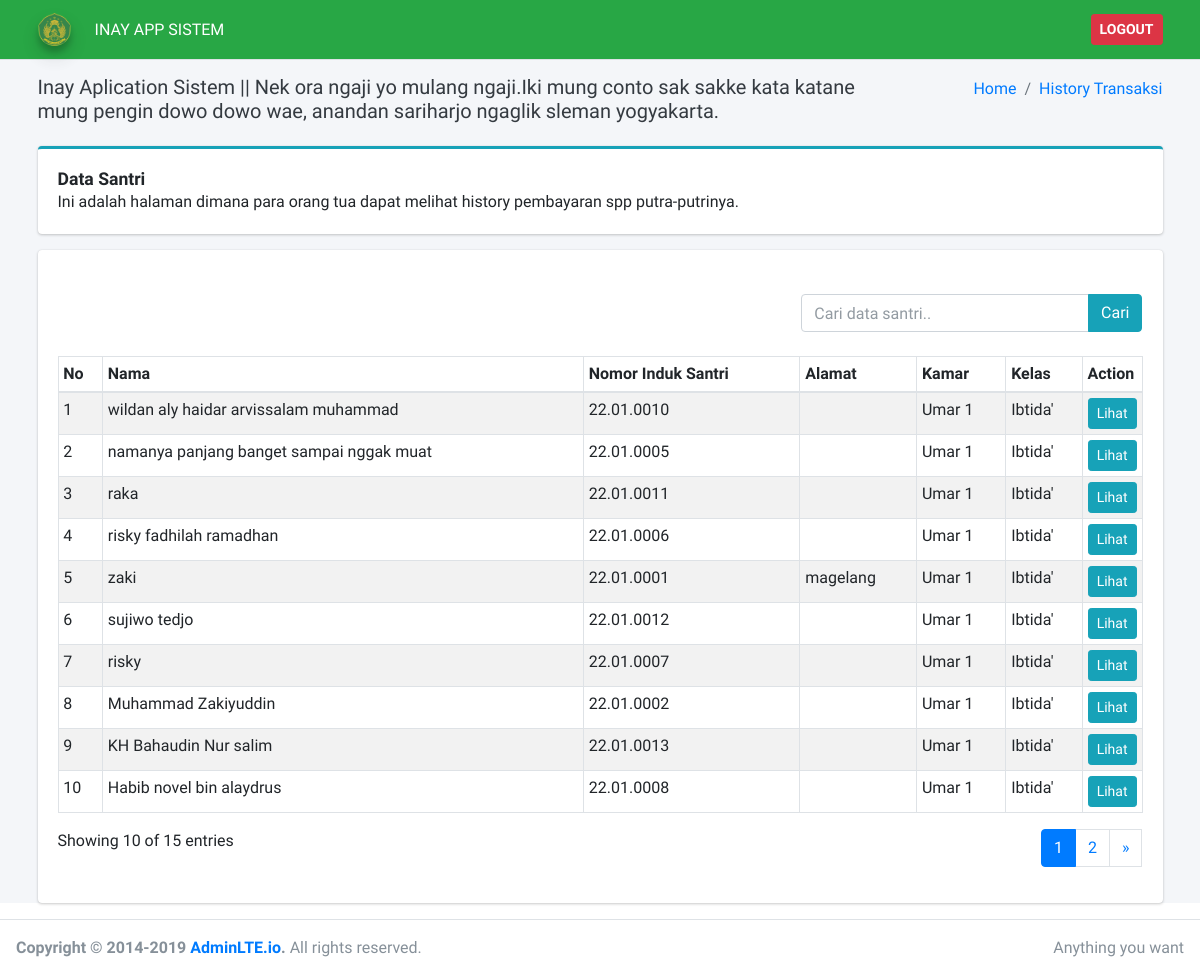
The page /index.php/dashboard_tamu on the database as committed earlier.
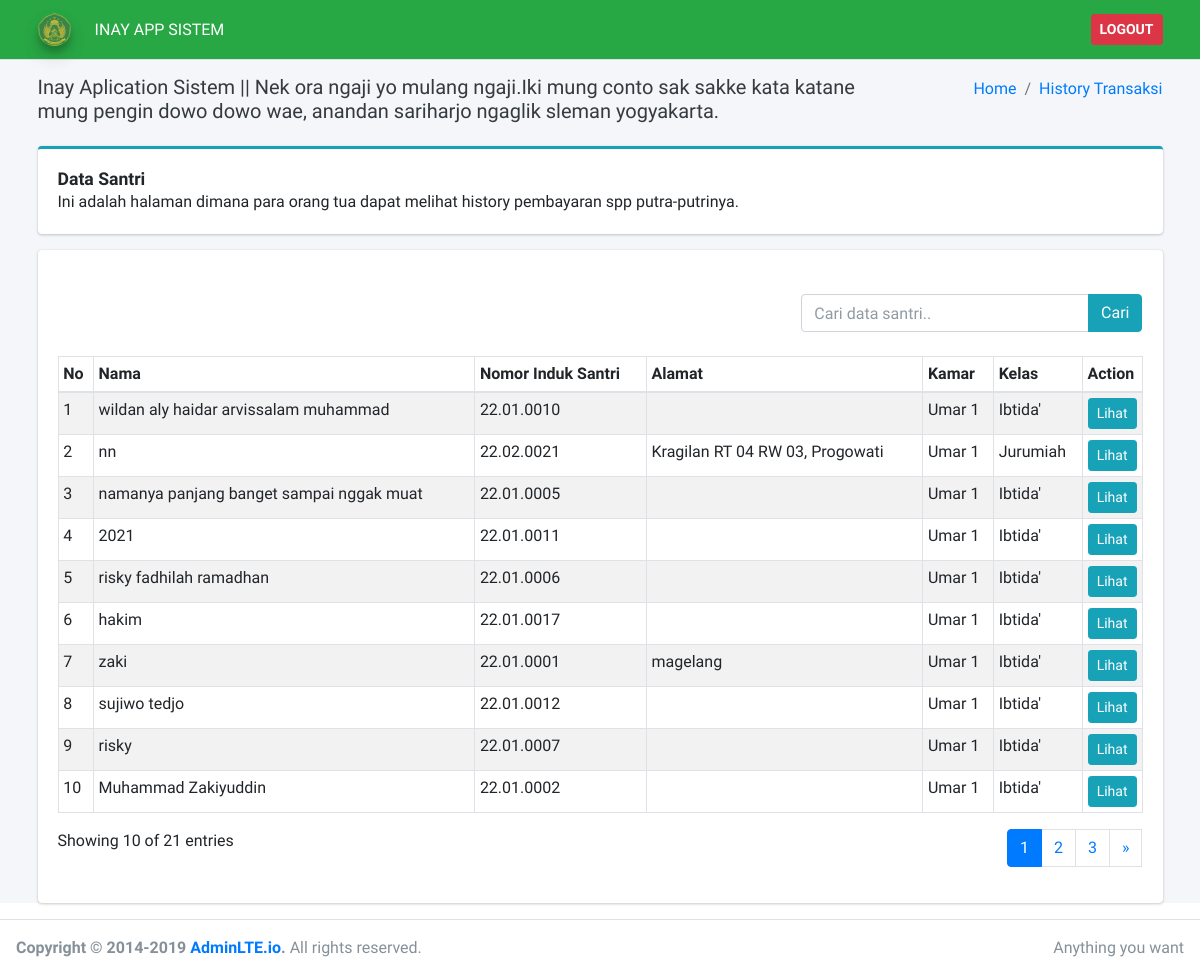
The same page on the database as committed later.
### tables this page shows
CREATE TABLE `tb_data_santri` (
  `id` int(11) NOT NULL,
  `nama` varchar(200) NOT NULL,
  `nis` varchar(20) NOT NULL,
  `tgl_lahir` date DEFAULT NULL,
  `alamat` varchar(200) NOT NULL,
  `jenis_kelamin` enum('L','P') NOT NULL,
  `id_kamar` int(11) NOT NULL,
  `id_kelas` int(11) NOT NULL,
  `no_hp` varchar(20) NOT NULL,
  `password` varchar(20) NOT NULL,
  `tgl_masuk` date DEFAULT NULL,
  `status` enum('1','2','3','4') NOT NULL DEFAULT '1',
  `foto` varchar(200) NOT NULL
);

CREATE TABLE `tb_kamar` (
  `id_kamar` int(11) NOT NULL,
  `nama_kamar` varchar(200) NOT NULL
);

CREATE TABLE `tb_kelas` (
  `id_kelas` int(11) NOT NULL,
  `nama_kelas` varchar(100) NOT NULL
);

### index.php (called while the page is built, shortened)
<?php
require_once BASEPATH.'core/CodeIgniter.php';

### application/config/config.php (called while the page is built, shortened)
<?php
$config['base_url'] = 'http://localhost/spp_inay/';
$config['index_page'] = '';
$config['uri_protocol']    = 'REQUEST_URI';
$config['url_suffix'] = '';
$config['language']    = 'english';
$config['charset'] = 'UTF-8';
$config['enable_hooks'] = FALSE;
$config['subclass_prefix'] = 'MY_';
$config['composer_autoload'] = FALSE;
$config['permitted_uri_chars'] = 'a-z 0-9~%.:_\-';
$config['enable_query_strings'] = FALSE;
$config['controller_trigger'] = 'c';
$config['function_trigger'] = 'm';
$config['directory_trigger'] = 'd';
$config['allow_get_array'] = TRUE;
$config['log_threshold'] = 0;
$config['log_path'] = '';
$config['log_file_extension'] = '';
$config['log_file_permissions'] = 0644;
$config['log_date_format'] = 'Y-m-d H:i:s';
$config['error_views_path'] = '';
$config['cache_path'] = '';
$config['cache_query_string'] = FALSE;
$config['encryption_key'] = '';
$config['sess_driver'] = 'files';
$config['sess_cookie_name'] = 'ci_session';
$config['sess_expiration'] = 7200;
$config['sess_save_path'] = NULL;
$config['sess_match_ip'] = FALSE;
$config['sess_time_to_update'] = 300;
$config['sess_regenerate_destroy'] = FALSE;
$config['cookie_prefix']    = '';
$config['cookie_domain']    = '';
$config['cookie_path']        = '/';
$config['cookie_secure']    = FALSE;
$config['cookie_httponly']     = FALSE;
$config['standardize_newlines'] = FALSE;
$config['global_xss_filtering'] = FALSE;
$config['csrf_protection'] = FALSE;
$config['csrf_token_name'] = 'csrf_test_name';
$config['csrf_cookie_name'] = 'csrf_cookie_name';
$config['csrf_expire'] = 7200;
$config['csrf_regenerate'] = TRUE;
$config['csrf_exclude_uris'] = array();
$config['compress_output'] = FALSE;
$config['time_reference'] = 'local';
$config['rewrite_short_tags'] = FALSE;
$config['proxy_ips'] = '';

### application/models/m_data_santri.php (called while the page is built, shortened)
<?php
class m_data_santri extends CI_Model
{
	public function get_all_data($limit, $start)
	{
		$this->db->join('tb_kamar', 'tb_kamar.id_kamar = tb_data_santri.id_kamar');
		$this->db->join('tb_kelas', 'tb_kelas.id_kelas = tb_data_santri.id_kelas');
		$this->db->order_by('nama_kamar', 'ASC');
		return $this->db->get('tb_data_santri', $limit, $start)->result();
	}
	public function count_search_data()
	{
		$keyword = $this->input->post('keyword');
		$this->db->join('tb_kamar', 'tb_kamar.id_kamar = tb_data_santri.id_kamar');
		$this->db->join('tb_kelas', 'tb_kelas.id_kelas = tb_data_santri.id_kelas');
		$this->db->like('nama', $keyword);
		$this->db->or_like('alamat', $keyword);
		$this->db->or_like('nama_kamar', $keyword);
		$this->db->or_like('nama_kelas', $keyword);
		return $this->db->get('tb_data_santri')->num_rows();
	}
}

### application/views/tamu/dashboard_tamu/index.php (the view, shortened to what the changed rows need)
<div class="card card-secondary">
    <div class="card-body">
        <div id="example1_wrapper" class="dataTables_wrapper dt-bootstrap4">
            <br>
            <br>
            <div class="row">
                <div class="col-sm-12">
                    <table id="example1" class="table table-bordered table-striped table-sm dataTable" role="grid" aria-describedby="example1_info">
                        <thead>
                            <tr role="row">
                                <th class="sorting_asc" tabindex="0" aria-controls="example1" rowspan="1" colspan="1" aria-sort="ascending" aria-label="No: activate to sort column descending">No</th>
                                <th class="sorting" tabindex="0" aria-controls="example1" rowspan="1" colspan="1" aria-label="Nama: activate to sort column ascending">Nama</th>
                                <th class="sorting" tabindex="0" aria-controls="example1" rowspan="1" colspan="1" aria-label="Nama: activate to sort column ascending">Nomor Induk Santri</th>
                                <th class="sorting" tabindex="0" aria-controls="example1" rowspan="1" colspan="1" aria-label="Alamat: activate to sort column ascending">Alamat</th>
                                <th class="sorting" tabindex="0" aria-controls="example1" rowspan="1" colspan="1" aria-label="Kamar: activate to sort column ascending">Kamar</th>
                                <th class="sorting" tabindex="0" aria-controls="example1" rowspan="1" colspan="1" aria-label="Kelas: activate to sort column ascending">Kelas</th>
                                <th class="sorting" tabindex="0" aria-controls="example1" rowspan="1" colspan="3" aria-label="Kelas: activate to sort column ascending">Action</th>
                            </tr>
                        </thead>
                        <tbody>
                            <?php
                            $no = 0;
                            foreach ($data_santri as $ds) {
                                $no++ ?>
                                <tr role="row" class="odd">
                                    <td><?= ++$start ?></td>
                                    <td><?= $ds->nama; ?></td>
                                    <td><?= $ds->nis; ?></td>
                                    <td><?= $ds->alamat; ?></td>
                                    <td><?= $ds->nama_kamar; ?></td>
                                    <td><?= $ds->nama_kelas; ?></td>
                                    <td style="padding: 5px;" width="50">
                                        <a type="button" class="btn btn-sm btn-info" data-toggle="tooltip" data-placement="top" title="Lihat Transaksi" href="<?= base_url('dashboard_tamu/view/') ?><?= $ds->id ?>">Lihat</a>
                                    </td>
                                </tr>
                            <?php } ?>
                        </tbody>
                    </table>
                </div>
            </div>
            <div class="row">
                <div class="col-sm-12 col-md-5">
                    <div class="dataTables_info" id="example1_info" role="status" aria-live="polite">Showing <?= $no; ?> of <?= $jumlah_data; ?> entries</div>
                </div>
                <div class="col-sm-12 col-md-7 float-right">
                    <div class="dataTables_paginate paging_simple_numbers float-right" id="example1_paginate">
                        <?= $pagination; ?>
                    </div>
                </div>
            </div>
        </div>
    </div>
</div>

Rows that differ between the two databases and show on the page:
no longer on this page (row unchanged): tb_data_santri: nama "KH Bahaudin Nur salim", nis "22.01.0013", id_kamar.nama_kamar "Umar 1", id_kelas.nama_kelas "Ibtida'"
no longer on this page (row unchanged): tb_data_santri: nama "Habib novel bin alaydrus", nis "22.01.0008", id_kamar.nama_kamar "Umar 1", id_kelas.nama_kelas "Ibtida'"
added tb_data_santri: nama "nn", nis "22.02.0021", alamat "Kragilan RT 04 RW 03, Progowati", id_kamar.nama_kamar "Umar 1", id_kelas.nama_kelas "Jurumiah"
changed tb_data_santri (number 4 of 10 on the later page): nama "raka" → "2021"
added tb_data_santri: nama "hakim", nis "22.01.0017", id_kamar.nama_kamar "Umar 1", id_kelas.nama_kelas "Ibtida'"
Other text that changed with them:
$jumlah_data: "15" → "21"
$pagination: "1 2 »" → "1 2 3 »"
